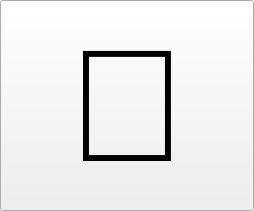
<?xml version="1.0" encoding="UTF-8"?>
<ui version="4.0">
 <class>rocketButton</class>
 <widget class="QPushButton" name="rocketButton">
  <property name="geometry">
   <rect>
    <x>0</x>
    <y>0</y>
    <width>254</width>
    <height>211</height>
   </rect>
  </property>
  <property name="sizePolicy">
   <sizepolicy hsizetype="Preferred" vsizetype="Preferred">
    <horstretch>0</horstretch>
    <verstretch>0</verstretch>
   </sizepolicy>
  </property>
  <property name="minimumSize">
   <size>
    <width>64</width>
    <height>64</height>
   </size>
  </property>
  <property name="maximumSize">
   <size>
    <width>256</width>
    <height>256</height>
   </size>
  </property>
  <property name="font">
   <font>
    <pointsize>120</pointsize>
    <weight>75</weight>
    <bold>true</bold>
   </font>
  </property>
  <property name="text">
   <string>🚀</string>
  </property>
  <property name="flat">
   <bool>false</bool>
  </property>
 </widget>
 <resources/>
 <connections/>
</ui>
